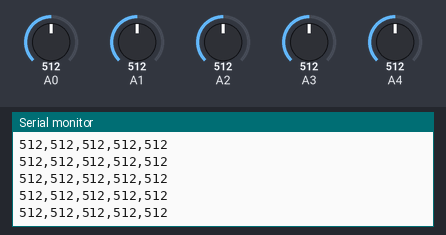
Bench run of a sketch on a simulated Arduino Uno, built with avr-gcc and run on an emulated ATmega328P. Shown: the last lines printed to the serial monitor. The inputs (shaded band) are chosen by the test bench; at power-on: A0 = 512, A1 = 512, A2 = 512, A3 = 512, A4 = 512.

Above: at 1.2 s.
1.3 s: A0 set to 716
At 1.32 s:
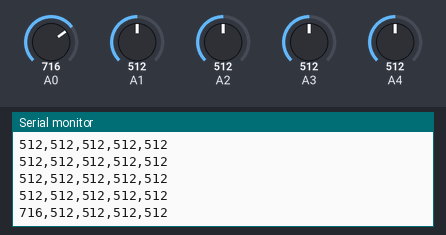
2.8 s: A1 set to 716
At 2.84 s:
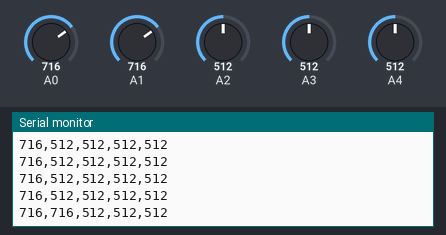
4.3 s: A2 set to 716
At 4.36 s:
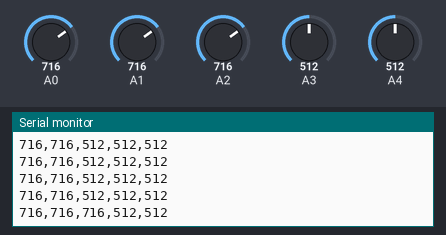
7.3 s: A3 set to 716
At 7.3 s:
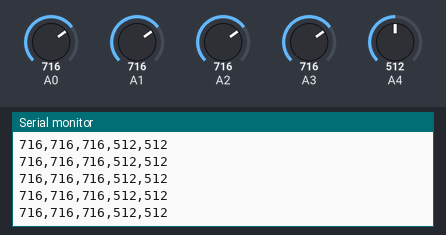
8.8 s: A4 set to 716
At 8.82 s:
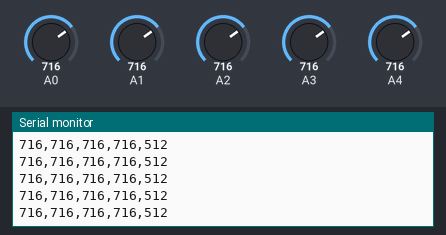
10.3 s: A0 set to 992
At 10.34 s:
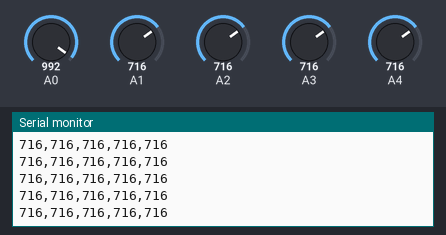
Timing chart, 0 to 12.8 s (numbered marks = the images above; inputs shaded):
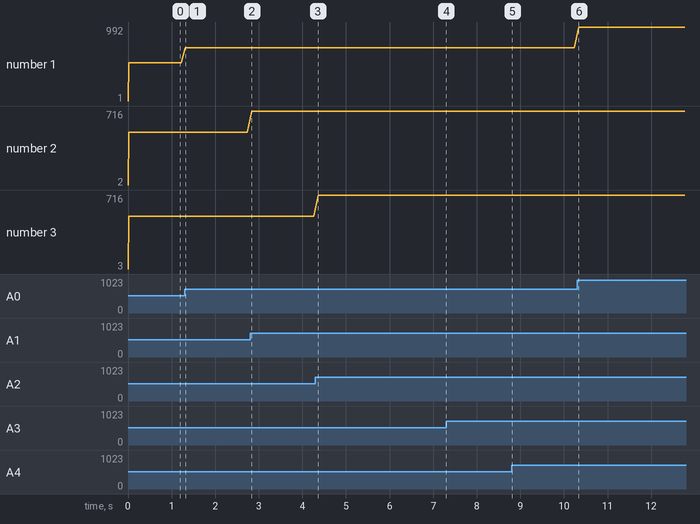

The sketch:

flexsensor_test.ino
```cpp
//구부림센서(flex)의 측정값 테스트하는 프로그램
void setup() {
  // put your setup code here, to run once:
  Serial.begin(9600);
  Serial.println("1,2,3,4,5");
}

void loop() {
  // put your main code here, to run repeatedly:
  int sensor_1 = analogRead(A0); //엄지 손가락
  int sensor_2 = analogRead(A1); //검지
  int sensor_3 = analogRead(A2); //중지
  int sensor_4 = analogRead(A3);
  int sensor_5 = analogRead(A4); //새끼손가락

  int hand_data = 0;


  Serial.print(sensor_1);
  Serial.print(",");
  Serial.print(sensor_2);
  Serial.print(",");
  Serial.print(sensor_3);
  Serial.print(",");
  Serial.print(sensor_4);
  Serial.print(",");
  Serial.println(sensor_5);


  delay(100);
}
```

Measured:
- after the input at 1.3 s, the serial monitor: prints a new line at once (image 1)
- after the input at 2.8 s, the serial monitor: prints a new line at once (image 2)
- after the input at 4.3 s, the serial monitor: prints a new line after 0.06 s (image 3)
- plotted number 1: 512 → 716 after the input at 1.3 s, 716 → 992 after the input at 10.3 s
